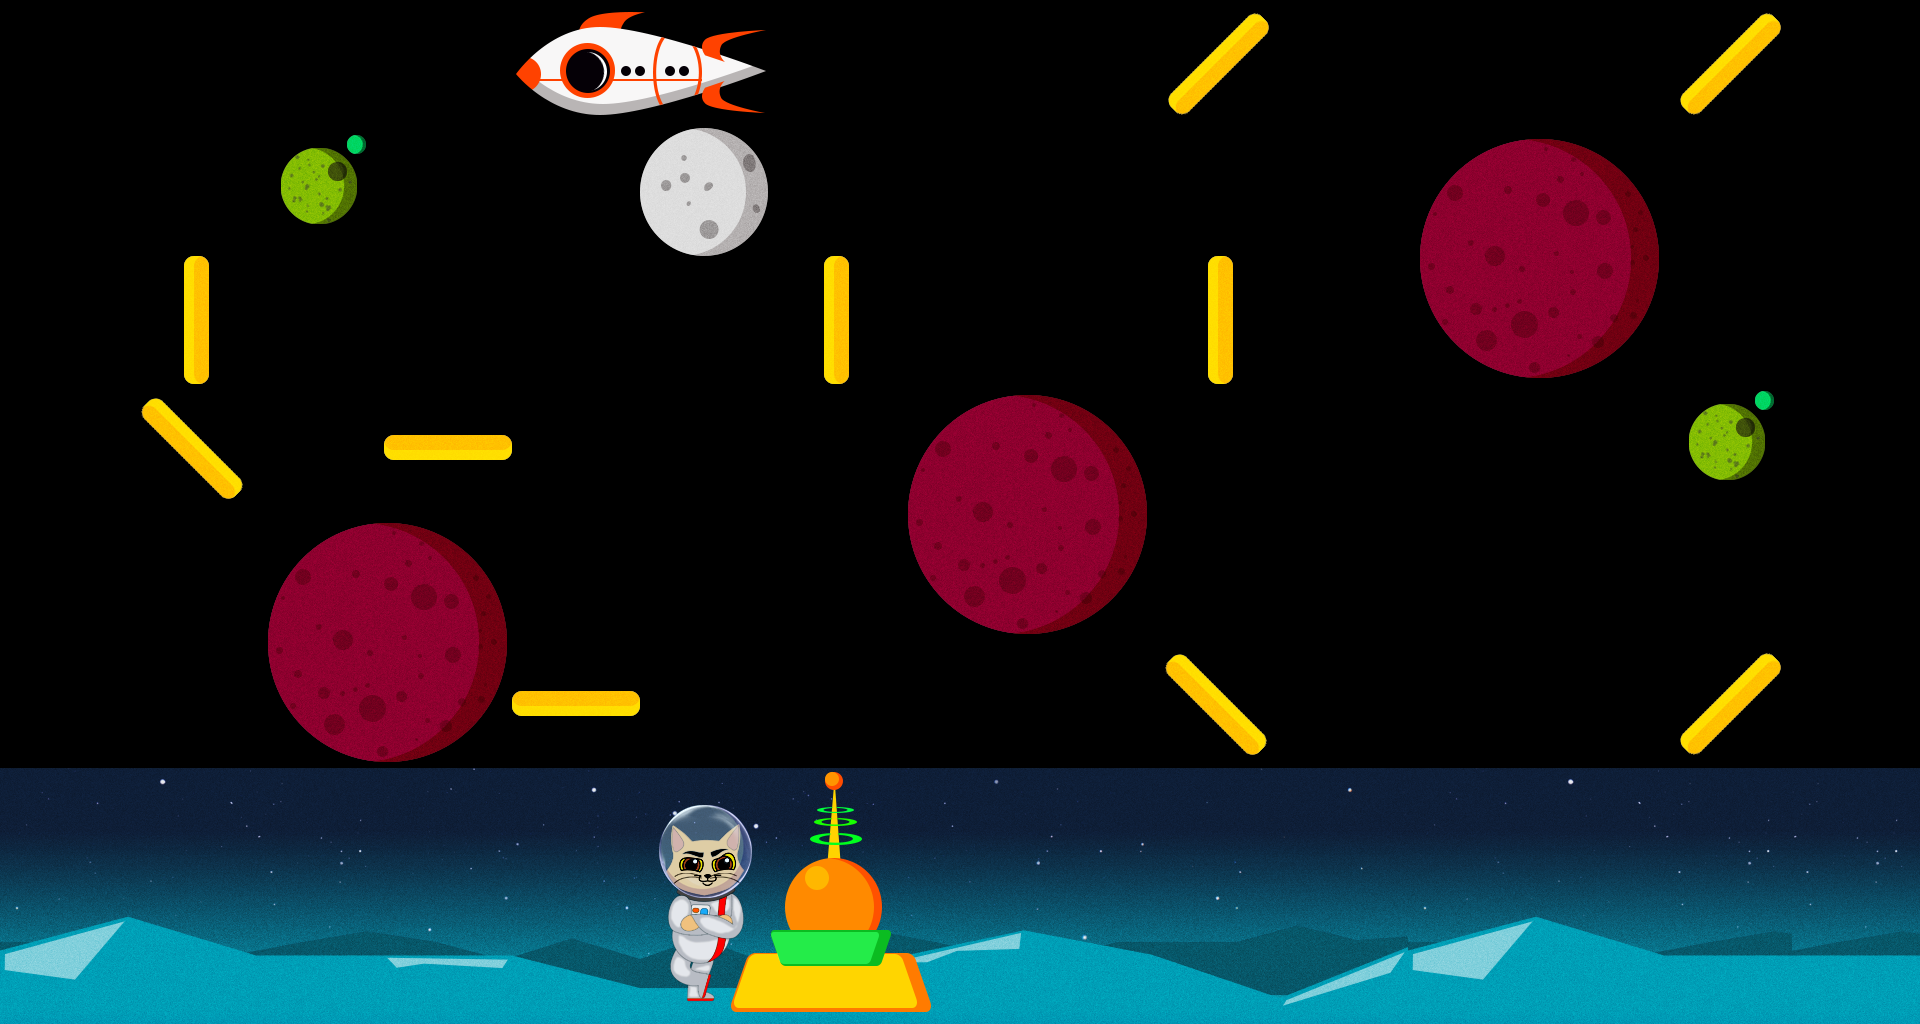

The image is a tile-based game level rendered from a .tmx file. Its description and complete source (layers, tilesets, objects, tile grids) follow:
An orthogonal 15x8 tile map with 128x128 px tiles, 3 tile layers (BackgroudLayer, PlayerLayer, GameLayer), 2 tilesets.

<map version="1.0" tiledversion="1.1.0" orientation="orthogonal" renderorder="right-down" width="15" height="8" tilewidth="128" tileheight="128" infinite="0" nextobjectid="1">
 <tileset firstgid="1" source="tiles.tsx" />
 <tileset firstgid="65" source="template_assets_v1.tsx" />
 <layer name="BackgroudLayer" width="15" height="8">
  <data encoding="csv">
0,0,0,0,0,0,0,0,0,0,0,0,0,0,0,
0,0,0,0,0,0,0,0,0,0,0,0,0,0,0,
0,0,0,0,0,0,0,0,0,0,0,0,0,0,0,
0,0,0,0,0,0,0,0,0,0,0,0,0,0,0,
0,0,0,0,0,0,0,0,0,0,0,0,0,0,0,
0,0,0,0,0,0,0,0,0,0,0,0,0,0,0,
158,159,160,161,162,163,164,165,166,167,168,158,159,160,160,
173,174,175,176,177,178,179,180,181,182,183,173,174,175,175
</data>
 </layer>
 <layer name="PlayerLayer" width="15" height="8">
  <data encoding="csv">
0,0,0,0,0,0,0,0,0,0,0,0,0,0,0,
0,0,0,0,0,0,0,0,0,0,0,0,0,0,0,
0,0,0,0,0,0,0,0,0,0,0,0,0,0,0,
0,0,0,0,0,0,0,0,0,0,0,0,0,0,0,
0,0,0,0,0,0,0,0,0,0,0,0,0,0,0,
0,0,0,0,0,0,0,0,0,0,0,0,0,0,0,
0,0,0,0,0,136,0,0,0,0,0,0,0,0,0,
0,0,0,0,0,151,0,0,0,0,0,0,0,0,0
</data>
 </layer>
 <layer name="GameLayer" width="15" height="8">
  <data encoding="csv">
0,0,0,0,92,93,0,0,0,120,0,0,0,120,0,
0,0,103,0,0,117,82,0,0,0,0,113,114,0,0,
0,119,0,0,0,0,119,0,0,119,0,128,129,0,100,
0,121,0,122,0,0,0,113,114,0,0,0,0,103,0,
0,0,113,114,0,0,0,128,129,0,0,0,0,0,100,
0,0,128,129,122,0,0,100,0,121,0,0,0,120,0,
0,0,0,0,0,89,90,91,0,0,0,0,0,0,0,
0,0,0,0,0,104,105,106,0,0,0,0,0,0,0
</data>
 </layer>
</map>
